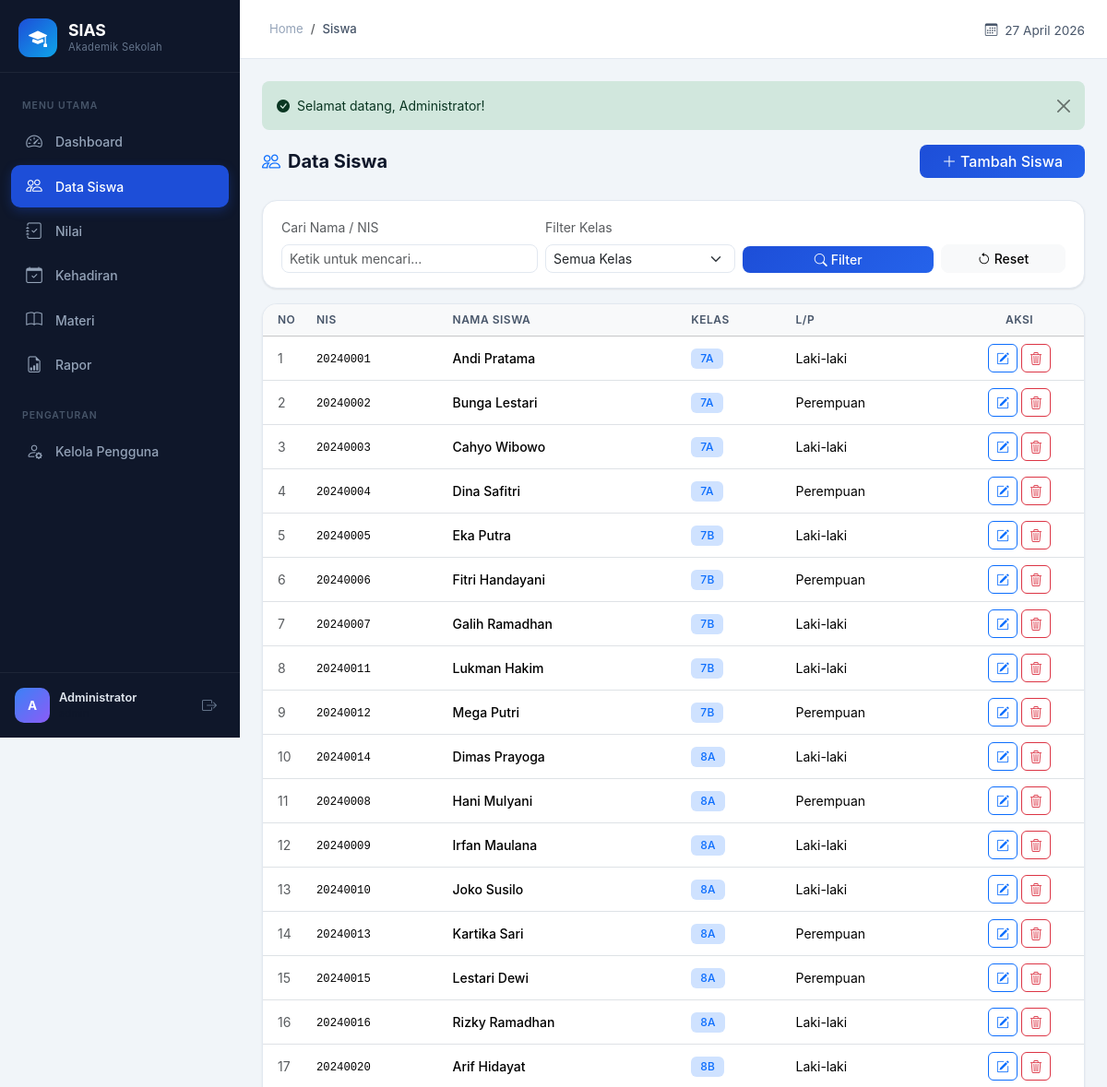
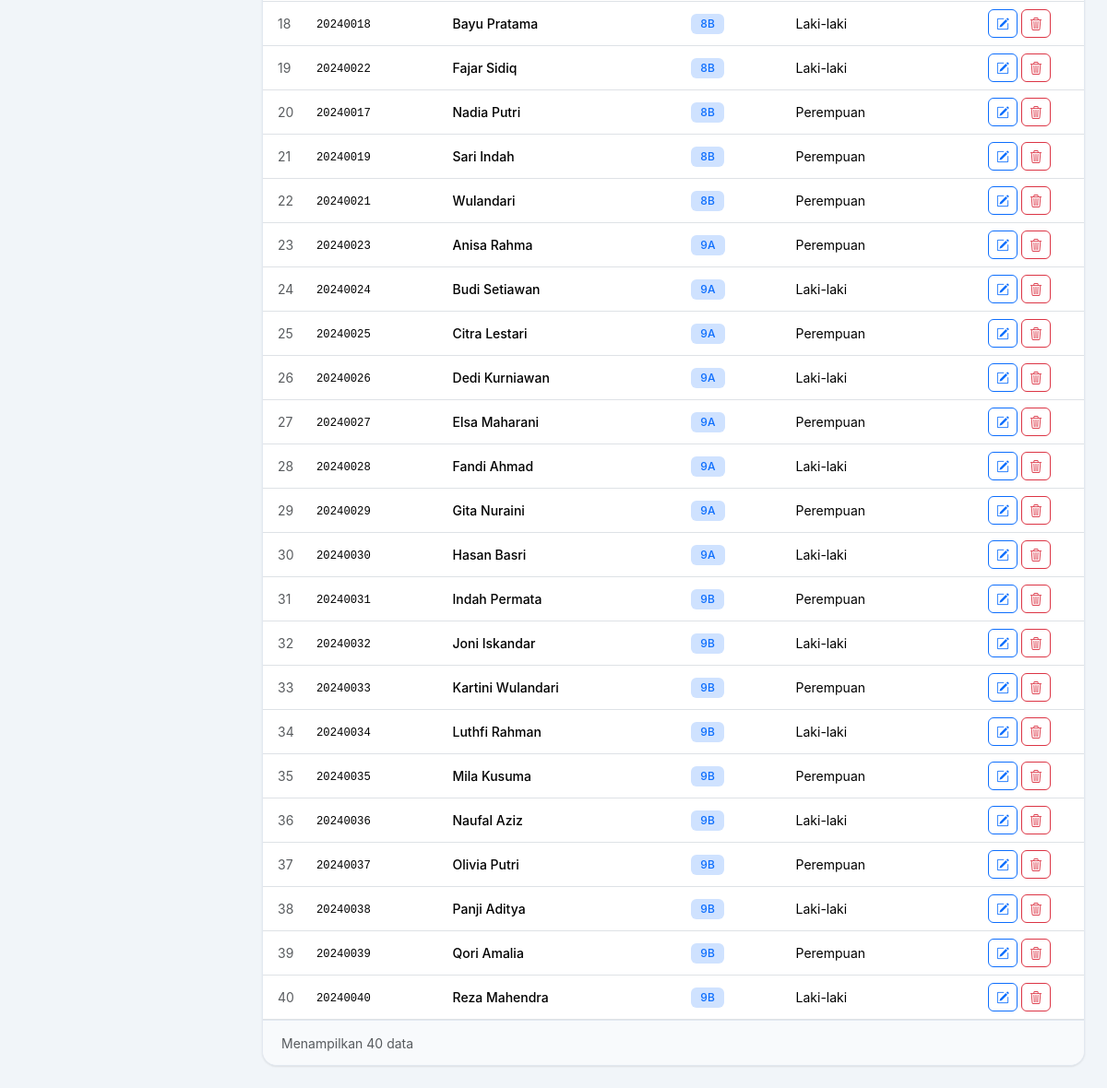
Page /index.php?page=siswa (signed in) on the committed database (2 pictures, top to bottom).
### tables this page shows
CREATE TABLE `users` (
  `id` int(11) NOT NULL,
  `nama` varchar(100) NOT NULL,
  `email` varchar(100) NOT NULL,
  `password` varchar(255) NOT NULL,
  `role` enum('admin','guru','kepala_sekolah') NOT NULL,
  `created_at` timestamp NOT NULL DEFAULT current_timestamp(),
  `updated_at` timestamp NOT NULL DEFAULT current_timestamp() ON UPDATE current_timestamp()
);

CREATE TABLE `siswa` (
  `id` int(11) NOT NULL,
  `nama` varchar(100) NOT NULL,
  `nis` varchar(20) NOT NULL,
  `kelas` varchar(20) NOT NULL,
  `jenis_kelamin` enum('L','P') DEFAULT 'L',
  `created_at` timestamp NOT NULL DEFAULT current_timestamp(),
  `updated_at` timestamp NOT NULL DEFAULT current_timestamp() ON UPDATE current_timestamp()
);

### controllers/SiswaController.php (called while the page is built, shortened)
<?php
class SiswaController
{
    private $siswaModel;
    public function __construct()
    {
        $this->siswaModel = new Siswa();
    }
    public function index()
    {
        $keyword = $_GET['q'] ?? '';
        $filterKelas = $_GET['kelas'] ?? '';
        if ($keyword) {
            $data['siswa'] = $this->siswaModel->search($keyword);
            $data['search'] = $keyword;
        } elseif ($filterKelas) {
            $data['siswa'] = $this->siswaModel->getByKelas($filterKelas);
            $data['filterKelas'] = $filterKelas;
        } else {
            $data['siswa'] = $this->siswaModel->all('kelas ASC, nama ASC');
        }
        $data['kelasList'] = $this->siswaModel->getKelasList();
        $viewFile = __DIR__ . '/../views/siswa/index.php';
        include __DIR__ . '/../views/layouts/dashboard.php';
    }
}

### middleware/auth.php (called while the page is built, shortened)
<?php
 $rolePermissions = [
    'admin'          => ['dashboard', 'siswa', 'nilai', 'kehadiran', 'materi', 'rapor', 'users'],
    'guru'           => ['dashboard', 'nilai', 'kehadiran', 'materi', 'rapor'],
    'kepala_sekolah' => ['dashboard', 'nilai', 'kehadiran', 'materi', 'rapor'],
];
function currentUser()
{
    static $user = null;
    if ($user === null) {
        $db = getDB();
        $stmt = $db->prepare("SELECT * FROM users WHERE id = ?");
        $stmt->execute([$_SESSION['user_id']]);
        $user = $stmt->fetch();
    }
    return $user;
}
function currentRole()
{
    return $_SESSION['user_role'] ?? null;
}
function hasPermission($page, $role = null)
{
    global $rolePermissions;
    $role = $role ?: currentRole();
    return in_array($page, $rolePermissions[$role] ?? []);
}

### config/app.php (called while the page is built, shortened)
<?php
function getFlash($type)
{
    if (isset($_SESSION['flash'][$type])) {
        $msg = $_SESSION['flash'][$type];
        return $msg;
    }
    return null;
}
function hasFlash($type)
{
    return isset($_SESSION['flash'][$type]);
}
function e($string)
{
    return htmlspecialchars($string, ENT_QUOTES, 'UTF-8');
}
function formatTanggal($tanggal)
{
    $bulan = [
        1 => 'Januari', 2 => 'Februari', 3 => 'Maret',
        4 => 'April', 5 => 'Mei', 6 => 'Juni',
        7 => 'Juli', 8 => 'Agustus', 9 => 'September',
        10 => 'Oktober', 11 => 'November', 12 => 'Desember'
    ];
    $dt = new DateTime($tanggal);
    return $dt->format('d') . ' ' . $bulan[(int)$dt->format('m')] . ' ' . $dt->format('Y');
}

### config/database.php (called while the page is built, shortened)
<?php
function getDB()
{
    static $pdo = null;
    if ($pdo === null) {
        try {
            $dsn = "mysql:host=" . DB_HOST . ";dbname=" . DB_NAME . ";charset=" . DB_CHARSET;
            $options = [
                PDO::ATTR_ERRMODE            => PDO::ERRMODE_EXCEPTION,
                PDO::ATTR_DEFAULT_FETCH_MODE => PDO::FETCH_ASSOC,
                PDO::ATTR_EMULATE_PREPARES   => false,
            ];
            $pdo = new PDO($dsn, DB_USER, DB_PASS, $options);
        } catch (PDOException $e) {
            die("Koneksi database gagal: " . $e->getMessage());
        }
    }
    return $pdo;
}

### models/BaseModel.php (called while the page is built, shortened)
<?php
class BaseModel
{
    protected $db;
    protected $table;
    public function __construct()
    {
        $this->db = getDB();
    }
    public function all($orderBy = 'id DESC')
    {
        $stmt = $this->db->query("SELECT * FROM {$this->table} ORDER BY {$orderBy}");
        return $stmt->fetchAll();
    }
}

### models/Siswa.php (called while the page is built, shortened)
<?php
class Siswa extends BaseModel
{
    protected $table = 'siswa';
    public function getKelasList()
    {
        $stmt = $this->db->query("SELECT DISTINCT kelas FROM {$this->table} ORDER BY kelas ASC");
        return $stmt->fetchAll(PDO::FETCH_COLUMN);
    }
}

### views/siswa/index.php (the view, shortened to what this page needs)
<div class="d-flex flex-wrap justify-content-between align-items-center gap-2 mb-4">
    <h5 class="fw-bold mb-0"><i class="bi bi-people me-2 text-primary"></i>Data Siswa</h5>
    <?php if (currentRole() === 'admin'): ?>
    <a href="<?= BASE_URL ?>/index.php?page=siswa&action=create" class="btn btn-primary rounded-3 px-4">
        <i class="bi bi-plus-lg me-1"></i>Tambah Siswa
    </a>
    <?php endif; ?>
</div>
<div class="content-card mb-3">
    <div class="content-card-body py-3">
        <form method="GET" class="row g-2 align-items-end">
            <div class="col-md-4">
                <label class="form-label small text-muted">Cari Nama / NIS</label>
                <input type="text" name="q" class="form-control form-control-sm rounded-3"
                       value="<?= e($data['search'] ?? '') ?>" placeholder="Ketik untuk mencari...">
            </div>
            <div class="col-md-3">
                <label class="form-label small text-muted">Filter Kelas</label>
                <select name="kelas" class="form-select form-select-sm rounded-3">
                    <option value="">Semua Kelas</option>
                </select>
            </div>
            <div class="col-md-3">
                <button type="submit" class="btn btn-primary btn-sm rounded-3 w-100">
                    <i class="bi bi-search me-1"></i>Filter
                </button>
            </div>
            <div class="col-md-2">
                <a href="<?= BASE_URL ?>/index.php?page=siswa" class="btn btn-light btn-sm rounded-3 w-100">
                    <i class="bi bi-arrow-counterclockwise me-1"></i>Reset
                </a>
            </div>
        </form>
    </div>
</div>
<div class="content-card">
    <div class="table-responsive">
        <table class="table table-hover align-middle mb-0">
            <thead>
                <tr class="table-light">
                    <th class="ps-3" style="width:50px;">No</th>
                    <th>NIS</th>
                    <th>Nama Siswa</th>
                    <th>Kelas</th>
                    <th>L/P</th>
                    <?php if (currentRole() === 'admin'): ?>
                    <th style="width:140px;" class="text-center">Aksi</th>
                    <?php endif; ?>
                </tr>
            </thead>
            <tbody>
                <?php if (empty($data['siswa'])): ?>
                <tr>
                    <td colspan="6" class="text-center text-muted py-5">
                        <i class="bi bi-inbox" style="font-size:2rem;"></i>
                        <p class="mb-0 mt-1">Belum ada data siswa.</p>
                    </td>
                </tr>
                <?php else: ?>
                    <?php $no = 1; foreach ($data['siswa'] as $s): ?>
                    <tr>
                        <td class="ps-3 text-muted"><?= $no++ ?></td>
                        <td><span class="font-monospace small"><?= e($s['nis']) ?></span></td>
                        <td class="fw-medium"><?= e($s['nama']) ?></td>
                        <td><span class="badge bg-primary-subtle text-primary"><?= e($s['kelas']) ?></span></td>
                        <td><?= $s['jenis_kelamin'] === 'L' ? 'Laki-laki' : 'Perempuan' ?></td>
                        <?php if (currentRole() === 'admin'): ?>
                        <td class="text-center">
                            <a href="<?= BASE_URL ?>/index.php?page=siswa&action=edit&id=<?= $s['id'] ?>"
                               class="btn btn-sm btn-outline-primary rounded-2 px-2" title="Edit">
                                <i class="bi bi-pencil-square"></i>
                            </a>
                            <button type="button" class="btn btn-sm btn-outline-danger rounded-2 px-2 btn-delete"
                                    data-id="<?= $s['id'] ?>"
                                    data-name="<?= e($s['nama']) ?>"
                                    data-url="<?= BASE_URL ?>/index.php?page=siswa&action=delete&id=<?= $s['id'] ?>"
                                    title="Hapus">
                                <i class="bi bi-trash3"></i>
                            </button>
                        </td>
                        <?php endif; ?>
                    </tr>
                    <?php endforeach; ?>
                <?php endif; ?>
            </tbody>
        </table>
    </div>
    <?php if (!empty($data['siswa'])): ?>
    <div class="content-card-footer">
        <span class="text-muted small">Menampilkan <?= count($data['siswa']) ?> data</span>
    </div>
    <?php endif; ?>
</div>

### index.php (shortened to what this page needs)
<?php
require_once __DIR__ . '/config/database.php';
require_once __DIR__ . '/config/app.php';
require_once __DIR__ . '/middleware/auth.php';
 $controllerMap = [
    'dashboard' => 'DashboardController',
    'siswa'     => 'SiswaController',
    'nilai'     => 'NilaiController',
    'kehadiran' => 'KehadiranController',
    'materi'    => 'MateriController',
    'rapor'     => 'RaporController',
    'users'     => 'UserController',
];
 $page   = $_GET['page'] ?? 'login';
 $action = $_GET['action'] ?? 'index';
 $id     = $_GET['id'] ?? null;
if (isset($controllerMap[$page])) {
    require_once __DIR__ . '/models/BaseModel.php';
    require_once __DIR__ . '/models/Siswa.php';
    $controller = new $controllerMap[$page]();
    if ($_SERVER['REQUEST_METHOD'] === 'POST') {
        switch ($action) {
            case 'store':  $controller->store();  break;
            case 'update': $controller->update($id); break;
            case 'delete': $controller->delete($id); break;
            case 'verify': $controller->verify($id); break;
            case 'bulk':   $controller->bulk();   break;
            default:       $controller->index();   break;
        }
    } else {
        switch ($action) {
            default:       $controller->index();   break;
        }
    }
} else {
    http_response_code(404);
    echo '<h1>404 - Halaman Tidak Ditemukan</h1>';
    echo '<a href="' . BASE_URL . '/index.php?page=dashboard">Kembali ke Dashboard</a>';
}

### views/layouts/dashboard.php (shortened to what this page needs)
<?php
 $user = currentUser();
 $currentPage = $_GET['page'] ?? 'dashboard';
?>
<!DOCTYPE html>
<html lang="id">
<head>
    <link href="https://cdn.jsdelivr.net/npm/bootstrap@5.3.3/dist/css/bootstrap.min.css" rel="stylesheet">
    <link href="https://cdn.jsdelivr.net/npm/bootstrap-icons@1.11.3/font/bootstrap-icons.min.css" rel="stylesheet">
    <link href="<?= BASE_URL ?>/assets/css/custom.css" rel="stylesheet">
</head>
<body class="dashboard-body">
    <aside class="sidebar" id="sidebar">
        <div class="sidebar-brand">
            <div class="sidebar-logo">
                <i class="bi bi-mortarboard-fill"></i>
            </div>
            <div class="sidebar-brand-text">
                <span class="brand-name"><?= APP_NAME ?></span>
                <span class="brand-sub">Akademik Sekolah</span>
            </div>
        </div>
        <nav class="sidebar-nav">
            <div class="nav-section-label">MENU UTAMA</div>
            <a href="<?= BASE_URL ?>/index.php?page=dashboard"
               class="nav-link <?= $currentPage === 'dashboard' ? 'active' : '' ?>">
                <i class="bi bi-speedometer2"></i>
                <span>Dashboard</span>
            </a>
            <?php if (hasPermission('siswa')): ?>
            <a href="<?= BASE_URL ?>/index.php?page=siswa"
               class="nav-link <?= $currentPage === 'siswa' ? 'active' : '' ?>">
                <i class="bi bi-people"></i>
                <span>Data Siswa</span>
            </a>
            <?php endif; ?>
            <?php if (hasPermission('nilai')): ?>
            <a href="<?= BASE_URL ?>/index.php?page=nilai"
               class="nav-link <?= $currentPage === 'nilai' ? 'active' : '' ?>">
                <i class="bi bi-journal-check"></i>
                <span>Nilai</span>
            </a>
            <?php endif; ?>
            <?php if (hasPermission('kehadiran')): ?>
            <a href="<?= BASE_URL ?>/index.php?page=kehadiran"
               class="nav-link <?= $currentPage === 'kehadiran' ? 'active' : '' ?>">
                <i class="bi bi-calendar-check"></i>
                <span>Kehadiran</span>
            </a>
            <?php endif; ?>
            <?php if (hasPermission('materi')): ?>
            <a href="<?= BASE_URL ?>/index.php?page=materi"
               class="nav-link <?= $currentPage === 'materi' ? 'active' : '' ?>">
                <i class="bi bi-book"></i>
                <span>Materi</span>
            </a>
            <?php endif; ?>
            <?php if (hasPermission('rapor')): ?>
            <a href="<?= BASE_URL ?>/index.php?page=rapor"
               class="nav-link <?= $currentPage === 'rapor' ? 'active' : '' ?>">
                <i class="bi bi-file-earmark-bar-graph"></i>
                <span>Rapor</span>
            </a>
            <?php endif; ?>
            <?php if (hasPermission('users')): ?>
            <div class="nav-section-label mt-2">PENGATURAN</div>
            <a href="<?= BASE_URL ?>/index.php?page=users"
               class="nav-link <?= $currentPage === 'users' ? 'active' : '' ?>">
                <i class="bi bi-person-gear"></i>
                <span>Kelola Pengguna</span>
            </a>
            <?php endif; ?>
        </nav>
        <div class="sidebar-footer">
            <div class="sidebar-user">
                <div class="user-avatar">
                    <?= strtoupper(mb_substr($user['nama'], 0, 1)) ?>
                </div>
                <div class="user-info">
                    <span class="user-name"><?= e($user['nama']) ?></span>
                    <span class="user-role"><?= roleLabel($user['role']) ?></span>
                </div>
                <a href="<?= BASE_URL ?>/index.php?page=logout"
                   class="btn-logout" title="Keluar">
                    <i class="bi bi-box-arrow-right"></i>
                </a>
            </div>
        </div>
    </aside>
    <div class="main-wrapper">
        <header class="top-header">
            <div class="d-flex align-items-center">
                <nav aria-label="breadcrumb" class="ms-2">
                    <ol class="breadcrumb mb-0">
                        <li class="breadcrumb-item"><a href="<?= BASE_URL ?>/index.php?page=dashboard">Home</a></li>
                        <li class="breadcrumb-item active"><?= e($pageTitle ?? ucfirst($currentPage)) ?></li>
                    </ol>
                </nav>
            </div>
            <div class="header-actions">
                <span class="header-date">
                    <i class="bi bi-calendar3 me-1"></i>
                    <?= formatTanggal(date('Y-m-d')) ?>
                </span>
            </div>
        </header>
        <main class="page-content">
            <?php if (hasFlash('success')): ?>
                <div class="alert alert-success alert-dismissible fade show border-0 rounded-3" role="alert">
                    <i class="bi bi-check-circle-fill me-2"></i><?= getFlash('success') ?>
                    <button type="button" class="btn-close" data-bs-dismiss="alert"></button>
                </div>
            <?php endif; ?>
            <?php
            if (file_exists($viewFile)) {
                include $viewFile;
            } else {
                echo '<div class="alert alert-warning">Halaman tidak ditemukan.</div>';
            }
            ?>
        </main>
    </div>
</body>
</html>

### rows in the picture
users: nama "A", nama "Administrator"
siswa: nis "20240001", nama "Andi Pratama", kelas "7A", jenis_kelamin "Laki-laki"
siswa: nis "20240002", nama "Bunga Lestari", kelas "7A", jenis_kelamin "Perempuan"
siswa: nis "20240003", nama "Cahyo Wibowo", kelas "7A", jenis_kelamin "Laki-laki"
siswa: nis "20240004", nama "Dina Safitri", kelas "7A", jenis_kelamin "Perempuan"
siswa: nis "20240005", nama "Eka Putra", kelas "7B", jenis_kelamin "Laki-laki"
siswa: nis "20240006", nama "Fitri Handayani", kelas "7B", jenis_kelamin "Perempuan"
siswa: nis "20240007", nama "Galih Ramadhan", kelas "7B", jenis_kelamin "Laki-laki"
siswa: nis "20240011", nama "Lukman Hakim", kelas "7B", jenis_kelamin "Laki-laki"
siswa: nis "20240012", nama "Mega Putri", kelas "7B", jenis_kelamin "Perempuan"
siswa: nis "20240014", nama "Dimas Prayoga", kelas "8A", jenis_kelamin "Laki-laki"
siswa: nis "20240008", nama "Hani Mulyani", kelas "8A", jenis_kelamin "Perempuan"
siswa: nis "20240009", nama "Irfan Maulana", kelas "8A", jenis_kelamin "Laki-laki"
siswa: nis "20240010", nama "Joko Susilo", kelas "8A", jenis_kelamin "Laki-laki"
siswa: nis "20240013", nama "Kartika Sari", kelas "8A", jenis_kelamin "Perempuan"
siswa: nis "20240015", nama "Lestari Dewi", kelas "8A", jenis_kelamin "Perempuan"
siswa: nis "20240016", nama "Rizky Ramadhan", kelas "8A", jenis_kelamin "Laki-laki"
siswa: nis "20240020", nama "Arif Hidayat", kelas "8B", jenis_kelamin "Laki-laki"
siswa: nis "20240018", nama "Bayu Pratama", kelas "8B", jenis_kelamin "Laki-laki"
siswa: nis "20240022", nama "Fajar Sidiq", kelas "8B", jenis_kelamin "Laki-laki"
siswa: nis "20240017", nama "Nadia Putri", kelas "8B", jenis_kelamin "Perempuan"
siswa: nis "20240019", nama "Sari Indah", kelas "8B", jenis_kelamin "Perempuan"
siswa: nis "20240021", nama "Wulandari", kelas "8B", jenis_kelamin "Perempuan"
siswa: nis "20240023", nama "Anisa Rahma", kelas "9A", jenis_kelamin "Perempuan"
siswa: nis "20240024", nama "Budi Setiawan", kelas "9A", jenis_kelamin "Laki-laki"
siswa: nis "20240025", nama "Citra Lestari", kelas "9A", jenis_kelamin "Perempuan"
siswa: nis "20240026", nama "Dedi Kurniawan", kelas "9A", jenis_kelamin "Laki-laki"
siswa: nis "20240027", nama "Elsa Maharani", kelas "9A", jenis_kelamin "Perempuan"
siswa: nis "20240028", nama "Fandi Ahmad", kelas "9A", jenis_kelamin "Laki-laki"
siswa: nis "20240029", nama "Gita Nuraini", kelas "9A", jenis_kelamin "Perempuan"
siswa: nis "20240030", nama "Hasan Basri", kelas "9A", jenis_kelamin "Laki-laki"
siswa: nis "20240031", nama "Indah Permata", kelas "9B", jenis_kelamin "Perempuan"
siswa: nis "20240032", nama "Joni Iskandar", kelas "9B", jenis_kelamin "Laki-laki"
siswa: nis "20240033", nama "Kartini Wulandari", kelas "9B", jenis_kelamin "Perempuan"
siswa: nis "20240034", nama "Luthfi Rahman", kelas "9B", jenis_kelamin "Laki-laki"
siswa: nis "20240035", nama "Mila Kusuma", kelas "9B", jenis_kelamin "Perempuan"
siswa: nis "20240036", nama "Naufal Aziz", kelas "9B", jenis_kelamin "Laki-laki"
siswa: nis "20240037", nama "Olivia Putri", kelas "9B", jenis_kelamin "Perempuan"
siswa: nis "20240038", nama "Panji Aditya", kelas "9B", jenis_kelamin "Laki-laki"
siswa: nis "20240039", nama "Qori Amalia", kelas "9B", jenis_kelamin "Perempuan"
siswa: nis "20240040", nama "Reza Mahendra", kelas "9B", jenis_kelamin "Laki-laki"

### other values in the picture
APP_NAME "SIAS"
$pageTitle "Siswa"
getFlash('success') "Selamat datang, Administrator!"
count($data['siswa']) "40"
